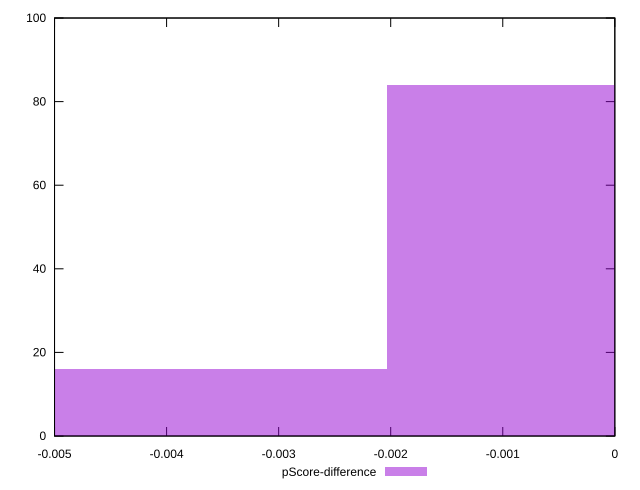

Recreate this plot in gnuplot.
reset

$pScoreDifference <<EOF
-0.0040712377751068885 16
0 84
EOF

set key outside below
set boxwidth 0.0040712377751068885
set xrange [-0.0050000000000000044:0]
set yrange [0:100]
set trange [0:100]
set style fill transparent solid 0.5 noborder
set terminal svg size 640, 490 enhanced background rgb 'white'
set output "reports/report_00027_2021-02-24T12-40-31.850Z/unminified-javascript/samples/agenda/pScore-difference/histogram.svg"

plot $pScoreDifference title "pScore-difference" with boxes

reset
